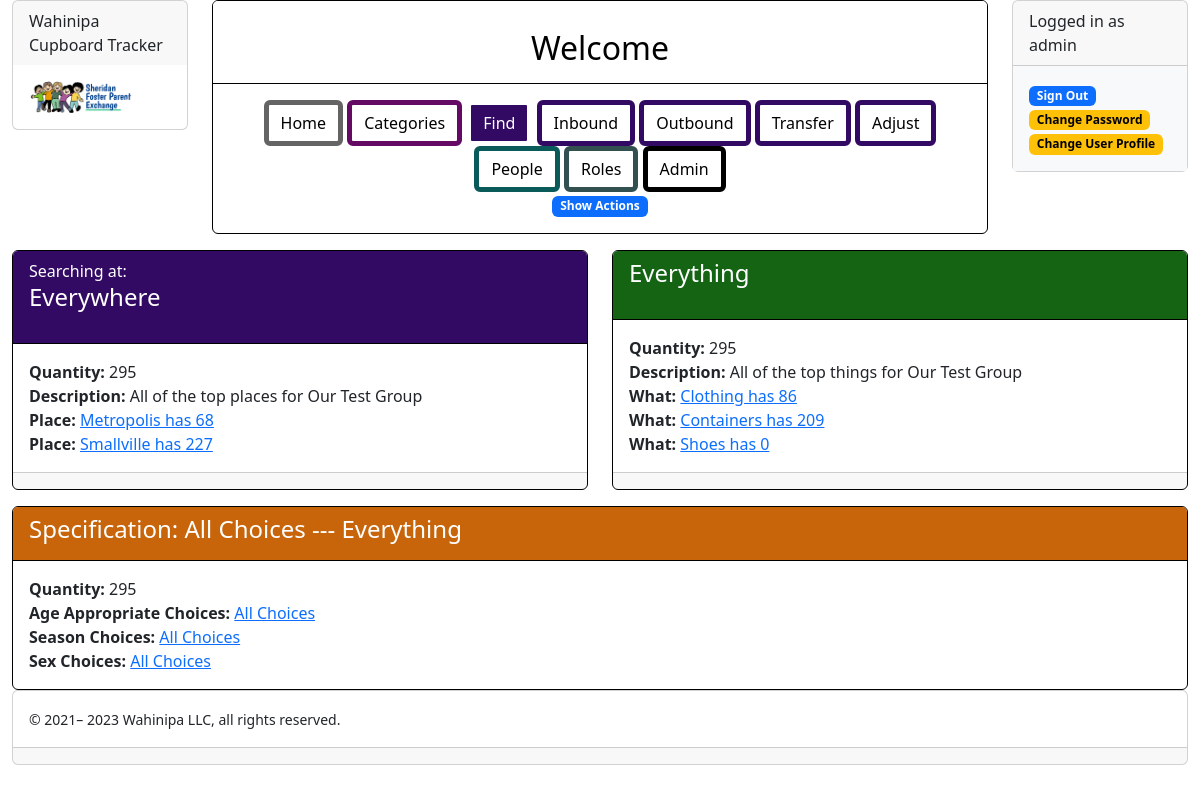
Page /wahinipa/root/view/observe/1/1/1/8 (signed in) on the committed database.
### www/tracking/modelling/people_model.py (models this page shows, shortened)
class User(CupboardDisplayContextMixin, IdModelMixin, database.Model, UserMixin):
    @property
    def is_active(self):
        return self.is_enabled
    singular_label = "Person"
    plural_label = "People"
    possible_tasks = ['update', 'delete', 'enable', 'disable']
    label_prefixes = {}
    flavor = "people"
    username = database.Column(database.String(255), nullable=False, unique=True)
    password = database.Column(database.String(255), nullable=False)
    is_enabled = database.Column(database.Boolean(), nullable=False, default=True)
    is_admin = database.Column(database.Boolean(), nullable=False, default=False)
    first_name = database.Column(database.Unicode(50), nullable=False, server_default=u'')
    last_name = database.Column(database.Unicode(50), nullable=False, server_default=u'')
    date_joined = database.Column(database.DateTime(), default=datetime.now())
    about_me = database.Column(database.Text(), nullable=False, server_default=u'')
    linkages = database.relationship('Linkage', backref='person', lazy=True, cascade='all, delete')
    root_assignments = database.relationship('RootAssignment', backref='person', lazy=True, cascade='all, delete')
    place_assignments = database.relationship('PlaceAssignment', backref='person', lazy=True, cascade='all, delete')
    universal_assignments = database.relationship('UniversalAssignment', backref='person', lazy=True,
                                                  cascade='all, delete')
    def is_linked(self, root):
        for link in self.linkages:
            if link.root == root:
                return True
        return False
    @property
    def is_the_super_admin(self):
        return self.username == 'admin'
    @property
    def may_edit_database(self):
        return self.is_the_super_admin
    def has_universal_role(self, name_of_role):
        def yes(assignment):
            return assignment.is_named(name_of_role)
        return any(map(yes, self.universal_assignments))
    def disable(self):
        self.is_enabled = False
    def enable(self):
        self.is_enabled = True

### www/tracking/modelling/place_model.py (models this page shows, shortened)
class Place(RootDescendantMixin, PositioningMixin, CupboardDisplayContextMixin, NamedBaseModel):
    singular_label = "Place"
    plural_label = "Places"
    possible_tasks = ['create', 'update', 'delete']
    label_prefixes = {'create': 'Place for '}
    flavor = "place"
    roots = database.relationship('Root', backref='place', lazy=True)
    place_id = database.Column(database.Integer, database.ForeignKey('place.id'), index=True)
    places = database.relationship('Place', lazy='subquery', backref=backref('place_of', remote_side='Place.id'))
    positionings = database.relationship('Positioning', backref='place', lazy=True, cascade='all, delete')
    assignments = database.relationship('PlaceAssignment', backref='place', lazy=True, cascade='all, delete')
    def has_role(self, person, name_of_role):
        def yes(assignment):
            return assignment.person == person and assignment.role.is_named(name_of_role)
        return any(map(yes, self.assignments)) or self.ancestor.has_role(person, name_of_role)
    @property
    def children(self):
        return self.places
    @property
    def parent_object(self):
        return self.place_of
    @property
    def root(self):
        from tracking.modelling.root_model import place_root
        return place_root(self)
    def viewable_children(self, viewer):
        return [RootsViewer(), self.root] + self.sorted_children

### www/tracking/modelling/thing_model.py (models this page shows, shortened)
class Thing(RootDescendantMixin, PositioningMixin, CupboardDisplayContextMixin, NamedBaseModel):
    singular_label = "What"
    plural_label = "Things"
    possible_tasks = ['create', 'update', 'delete']
    label_prefixes = {'create': 'Kind of '}
    flavor = "thing"
    roots = database.relationship('Root', backref='thing', lazy=True)
    refinements = database.relationship('Refinement', backref='thing', lazy=True)
    kind_of_id = database.Column(database.Integer, database.ForeignKey('thing.id'), index=True)
    kinds = database.relationship('Thing', lazy='subquery', backref=backref('kind_of', remote_side='Thing.id'))
    positionings = database.relationship('Positioning', backref='thing', lazy=True, cascade='all, delete')
    def prefix(self):
        return None
    @property
    def children(self):
        return self.kinds
    @property
    def parent_set(self):
        return set(self.parent_list)
    @property
    def complete_set(self):
        return self.parent_set | self.full_set
    @property
    def complete_set_of_categories(self):
        complete_set_of_categories = set()
        for thing in self.complete_set:
            complete_set_of_categories |= thing.categories
        return complete_set_of_categories
    @property
    def categories(self):
        return {refinement.category for refinement in self.refinements}
    @property
    def parent_object(self):
        return self.kind_of
    @property
    def parent_list(self):
        if self.is_top:
            return []
        else:
            return self.parent_object.parent_list + [self.parent_object]
    @property
    def root(self):
        from tracking.modelling.root_model import thing_root
        return thing_root(self)
    def viewable_children(self, viewer):
        return self.sorted_children

### www/tracking/routing/root_routes.py (the view)
@root_bp.route('/view/observe/<int:place_id>/<int:destination_id>/<int:thing_id>/<int:specification_id>')
@login_required
def root_view_observe(**kwargs):
    return RootObserveHandler('root_bp.root_view_observe', current_user, activity='observe', **kwargs).handle()

### www/tracking/contexts/card_display_attributes.py (called while the page is built)
def category_display_attributes(thing=None, **kwargs):
    attributes = {
        'display_context': {
            'add_tasks': True,
            'description': True,
            'prefix': 'Category: ',
            'url': True,
            'bread_crumbs': True,
            'children_attributes': {
                'choice': {
                    'notation': True,
                },
            },
        },
    }
    if thing:
        attributes['display_context']['extra_action_parameters'] = {
            'thing': thing,
        }
    return attributes

def destination_display_attributes(destination_prefix=None, **kwargs):
    return {
        'display_context': {
            'add_tasks': True,
            'description': True,
            'destination_quantity': True,
            'prefix': destination_prefix,
            'url': True,
            'bread_crumbs': True,
            'children_attributes': {
                'destination': {
                    'notation': True,
                    'destination_quantity': True,
                },
            },
        }
    }

def place_display_attributes(place_prefix=None, **kwargs):
    return {
        'display_context': {
            'source_quantity': True,
            'add_tasks': True,
            'description': True,
            'prefix': place_prefix,
            'url': True,
            'bread_crumbs': True,
            'children_attributes': {
                'place': {
                    'notation': True,
                    'source_quantity' : True,
                },
            },
        }
    }

def dual_view_childrens_attributes(**kwargs):
    return {
        'categories': categories_display_attributes,
        'category': category_display_attributes(**kwargs),
        'choice': choice_display_attributes,
        'destination': destination_display_attributes(**kwargs),
        'inventory': inventory_display_attributes,
        'place': place_display_attributes(**kwargs),
        'specification': specification_display_attributes,
        'thing': thing_display_attributes,
        'person': person_display_attributes,
        'people': person_display_attributes,
    }

### www/tracking/contexts/context.py (called while the page is built)
    def __setitem__(self, key, value):
        self.context.__setitem__(key, value)

    def add_context(self, context):
        for key, value in context.items():
            self[key] = value

    def append_to_list(self, list_key, value):
        if value:
            self.context.setdefault(list_key, []).append(value)

### www/tracking/templates/pages/root_view.j2
{% extends "pages/content.j2" %}
{% from 'macros/card_macros.j2' import row_of_varying_width_child_cards, column_of_child_cards %}
{% block innards %}
  {{ row_of_varying_width_child_cards(children[0:2], [6, 6]) }}
  {{ row_of_varying_width_child_cards(children[2:], [12]) }}
{% endblock %}

### www/tracking/templates/macros/card_macros.j2 (shortened to what this page needs)
{% from 'macros/button_macros.j2' import button_task %}
{% from 'macros/notation_macros.j2' import render_notations %}
{% from 'macros/bread_crumb_macros.j2' import render_bread_crumbs %}
{% macro card_view(prefix=None, label=None, url=None, flavor=None, bread_crumb_list=None, tasks=None, required_tasks=None) %}
  <div class="card{% if flavor %} card-flavor-{{ flavor }}{% endif %}">
    <div class="card-header">
      {% if bread_crumb_list %}
        {% if prefix %}{{ prefix }}{% endif %}{{ render_bread_crumbs(bread_crumb_list) }}
      {% elif url %}
        {% if prefix %}{{ prefix }}{% endif %}<a href="{{ url }}">{{ label }}</a>
      {% else %}
        <h4>{% if prefix %}{{ prefix }}{% endif %}{{ label }}</h4>
      {% endif %}
    </div>
    <div class="card-body">
      {{ caller() }}
    </div>
    {% if tasks or required_tasks %}
      <div class="card-footer">
      </div>
    {% endif %}
  </div>
{% endmacro %}
{% macro card_child(prefix=None, label=None, notations=None, flavor=None, url=None, bread_crumb_list=None, tasks=None, required_tasks=None) %}
  {% call card_view(prefix=prefix, label=label, url=url, flavor=flavor, bread_crumb_list=bread_crumb_list, tasks=tasks, required_tasks=required_tasks) %}
    {{ render_notations(notations) }}
  {% endcall %}
{% endmacro %}
{% macro row_of_varying_width_child_cards(children, widths) %}
  {% if children %}
    <div class="row mt-2">
      {% for child in children %}
        <div class="col-md-{{ widths[loop.index0] }}">
          <div class="row mt-2">
            <div class="col-md-12">
              {{ card_child(**child) }}
            </div>
          </div>
        </div>
      {% endfor %}
    </div>
  {% endif %}
{% endmacro %}

### www/tracking/templates/macros/user_macros.j2 (shortened to what this page needs)
{% macro user_options(current_user) %}
  <div class="card">
    {% if current_user.is_authenticated %}
      {{ user_options_logged_in(current_user) }}
    {% else %}
      {{ user_options_logged_out() }}
    {% endif %}
  </div>
{% endmacro %}
{% macro user_options_logged_in(current_user) %}
  <div class="card-header">
    Logged in as {{ current_user.username }}
  </div>
  <div class="card-body bg-light">
    <a class="btn-md btn-primary" href="{{ url_for('people_bp.logout') }}" role="button"><span
        class="badge bg-primary">Sign Out</span></a>
    <a class="btn-md btn-warning" href="{{ url_for('people_bp.change_password') }}" role="button"><span
        class="badge bg-warning">Change Password</span></a>
    <a class="btn-md btn-warning" href="{{ url_for('people_bp.people_update', person_id=current_user.id) }}" role="button"><span
        class="badge bg-warning">Change User Profile</span></a>
  </div>
{% endmacro %}

### www/tracking/templates/macros/bread_crumb_macros.j2
{% macro render_bread_crumbs(bread_crumb_list=None) %}
  {% if bread_crumb_list %}
    <nav aria-label="breadcrumb">
      <ul class="breadcrumb">
        {% for crumb in bread_crumb_list %}
          {{ bread_crumb_item(**crumb) }}
        {% endfor %}
      </ul>
    </nav>
  {% endif %}
{% endmacro %}
{% macro bread_crumb_item(label, url=None) %}
  {% if url %}
    <li class="breadcrumb-item">
      <a href="{{ url }}">{{ label }}</a>
    </li>
  {% else %}
    <li class="breadcrumb-item h4">
      {{ label }}
    </li>
  {% endif %}
{% endmacro %}

### www/tracking/templates/macros/notation_macros.j2 (shortened to what this page needs)
{% macro render_notations(notations=None) %}
  {% if notations %}
    {% for notation in notations %}
      {{ render_notation(**notation) }}
    {% endfor %}
  {% endif %}
{% endmacro %}
{% macro render_notation(label=None, url=None, value=None, tag=None, lines=None) %}
  {% if label %}<b>{{ label }}: </b>{% endif %}
  {% if url %}<a href="{{ url }}">{% endif %}
{% if value %}{{ value }}{% endif %}
{% if label or value or tag %}<br>{% endif %}
{% if url %}</a>{% endif %}
{% endmacro %}

### rows in the picture
User: username "admin"
Place: prefix "Searching at:", name "Everywhere", notations "Quantity" "Place" "Place", notations "295" "Metropolis has 68" "Smallville has 227", label "Description", description "All of the top places for Our Test Group"
Thing: name "Everything", notations "Quantity" "What" "What" "What", notations "295" "Clothing has 86" "Containers has 209" "Shoes has 0", label "Description", description "All of the top things for Our Test Group"

### other values in the picture
{{ project_name }} "Wahinipa Cupboard Tracker"
{{ label }} "Home" "Categories" "Find" "Inbound" "Outbound" "Transfer" "Adjust" "People" "Roles" "Admin"
{{ label }} "Show Actions"
{{ prefix }} "Specification:"
{{ label }} "All Choices --- Everything"
{{ label }} "Quantity" "Age Appropriate Choices" "Season Choices" "Sex Choices"
{{ value }} "295" "All Choices" "All Choices" "All Choices"
